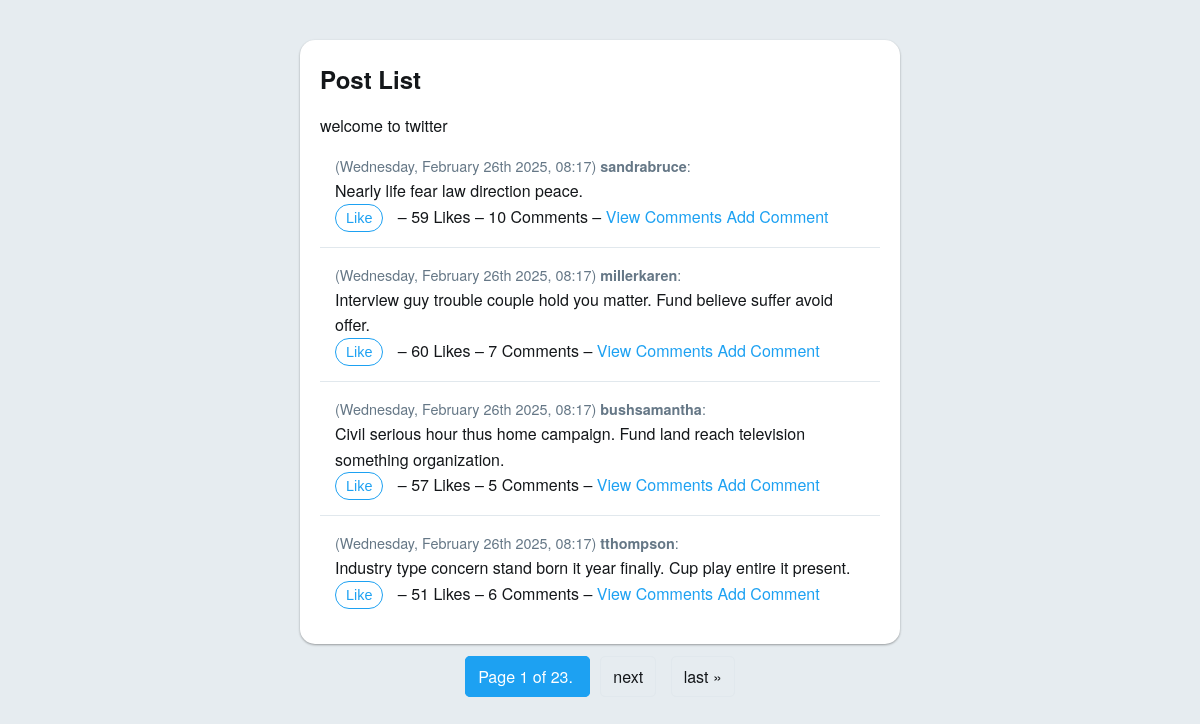
/posts/, run on the app's committed database.
### twitt_app/models.py (models this page shows, shortened)
class Post(models.Model):
    author = models.ForeignKey(User, on_delete=models.CASCADE,related_name='posts')
    text = models.TextField()
    created_at = models.DateTimeField(auto_now_add=True)
    def like_count(self):
        return self.likes.count()
    def comment_count(self):
        return self.comments.count()

### twitt_app/views.py (the view)
# urls.py: path('', views.PostListView.as_view(), name='post_list'),
class PostListView(ListView):
    model = Post
    template_name = "twitt_app/list_post.html"
    context_object_name = "posts"
    paginate_by = 4
    def get_queryset(self):
        posts = super(PostListView, self).get_queryset()
        return posts.all().order_by("-created_at")
    def get_context_data(self, **kwargs):
        context = super(PostListView, self).get_context_data(**kwargs)
        context['title'] = "Post List"
        context['welcome'] = 'welcome to twitter'
        return context

### twitt_app/templatetags/humanreadble.py (called while the page is built)
@register.filter
def human_readable_date(value):
    return value.strftime('%A, %B %dth %Y, %H:%M')

### twitt_app/templates/twitt_app/list_post.html (shortened to what this page needs)
{% extends 'base.html' %}
{% load humanreadble %}
{% block content %}
<div class="container my-4">
    <h2 class="mb-3">{{ title }}</h2>
    <p class="lead">{{ welcome }}</p>
    <ul class="list-group">
        {% for post in posts %}
            <li class="list-group-item mb-3">
                <p class="text-muted mb-1">
                    ({{ post.created_at|human_readable_date }})
                    <strong>{{ post.author.username }}</strong>:
                </p>
                <p class="mb-2">{{ post.text }}</p>
                <div class="d-flex align-items-center">
                    <form action="{% url 'like_post' post.pk %}" method="post" class="mr-2">
                        <button type="submit" class="btn btn-sm btn-outline-primary">Like</button>
                    </form>
                    <span class="mr-2">– {{ post.like_count }} Likes – {{ post.comment_count }} Comments –</span>
                    <a href="{% url 'post_comments' post.pk %}" class="mr-2">View Comments</a>
                    <a href="{% url 'Add_comments' post.pk %}">Add Comment</a>
                </div>
            </li>
        {% empty %}
            <li class="list-group-item">No posts to show</li>
        {% endfor %}
    </ul>
</div>
    <div class="pagination">
    <span class="step-links">
        <span class="current">
            Page {{ page_obj.number }} of {{ page_obj.paginator.num_pages }}.
        </span>
        {% if page_obj.has_next %}
            <a href="?page={{ page_obj.next_page_number }}">next</a>
            <a href="?page={{ page_obj.paginator.num_pages }}">last &raquo;</a>
        {% endif %}
    </span>
</div>
{% endblock %}

### static/css/style_post_list.css (style rules this page uses)
:root { --primary-color: #1da1f2; --bg-color: #e6ecf0; --text-color: #14171a; --muted-color: #657786; --light-bg: #f5f8fa; --border-color: #e1e8ed; --border-radius: 20px; --transition-duration: 0.2s; }
* { margin: 0; padding: 0; box-sizing: border-box; }
body { font-family: 'Helvetica Neue', Helvetica, Arial, sans-serif; background-color: var(--bg-color); color: var(--text-color); line-height: 1.6; padding: 20px; }
.container { max-width: 600px; margin: 20px auto; background: #ffffff; padding: 20px; border-radius: 15px; box-shadow: 0 1px 3px rgba(0, 0, 0, 0.12), 0 1px 2px rgba(0, 0, 0, 0.24); }
h1, h2 { font-weight: 600; margin-bottom: 15px; }
ul.list-group { list-style: none; padding: 0; }
.list-group-item { border-bottom: 1px solid var(--border-color); padding: 15px; transition: background-color var(--transition-duration) ease; }
.list-group-item:last-child { border-bottom: none; }
.text-muted { color: var(--muted-color); font-size: 0.9em; }
.btn { padding: 5px 10px; font-size: 0.9em; border: 1px solid var(--primary-color); border-radius: var(--border-radius); background: #ffffff; color: var(--primary-color); cursor: pointer; transition: background-color var(--transition-duration) ease, color var(--transition-duration) ease; text-decoration: none; display: inline-block; }
a { color: var(--primary-color); text-decoration: none; }
form { display: inline; margin-right: 10px; }
.pagination { margin-top: 20px; text-align: center; }
.pagination a, .pagination span.current { padding: 8px 12px; margin: 0 5px; border: 1px solid var(--border-color); border-radius: 5px; text-decoration: none; color: var(--text-color); transition: background-color var(--transition-duration) ease, color var(--transition-duration) ease; }
.pagination span.current { background-color: var(--primary-color); color: #fff; border-color: var(--primary-color); }

### data on the page
Post: created_at|human_readable_date "Wednesday, February 26th 2025, 08:17", author.username "sandrabruce", text "Nearly life fear law direction peace.", like_count "59", comment_count "10"
Post: created_at|human_readable_date "Wednesday, February 26th 2025, 08:17", author.username "millerkaren", text "Interview guy trouble couple hold you matter. Fund believe suffer avoid offer.", like_count "60", comment_count "7"
Post: created_at|human_readable_date "Wednesday, February 26th 2025, 08:17", author.username "bushsamantha", text "Civil serious hour thus home campaign. Fund land reach television something organization.", like_count "57", comment_count "5"
Post: created_at|human_readable_date "Wednesday, February 26th 2025, 08:17", author.username "tthompson", text "Industry type concern stand born it year finally. Cup play entire it present.", like_count "51", comment_count "6"

### other printed values
{{ title }} "Post List"
{{ welcome }} "welcome to twitter"
{{ page_obj.number }} "1"
{{ page_obj.paginator.num_pages }} "23"
